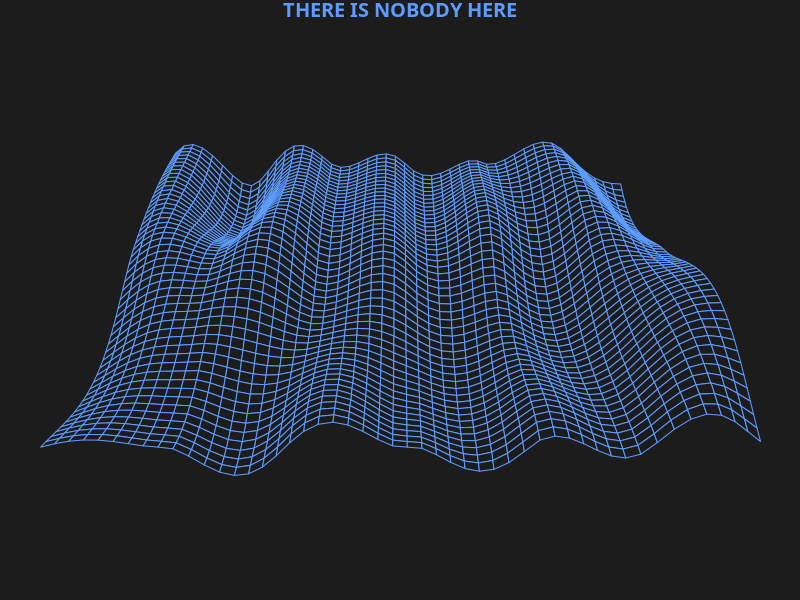
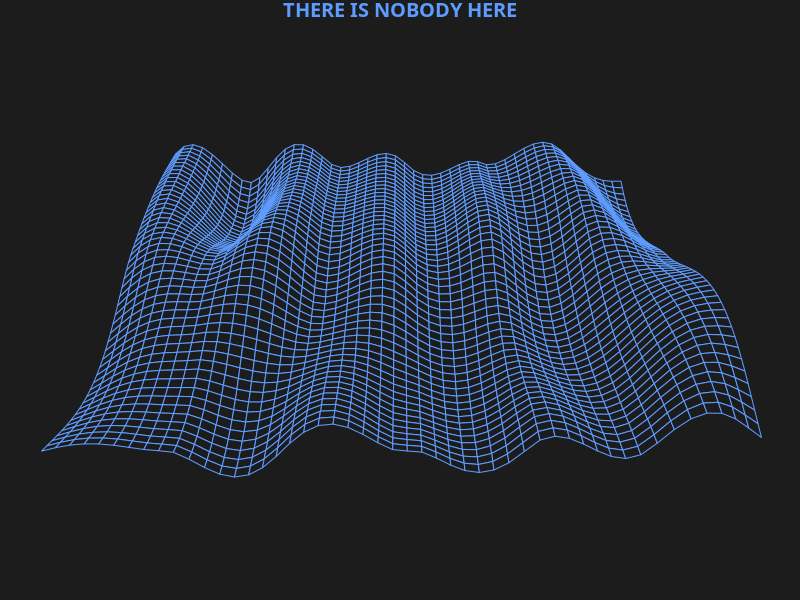
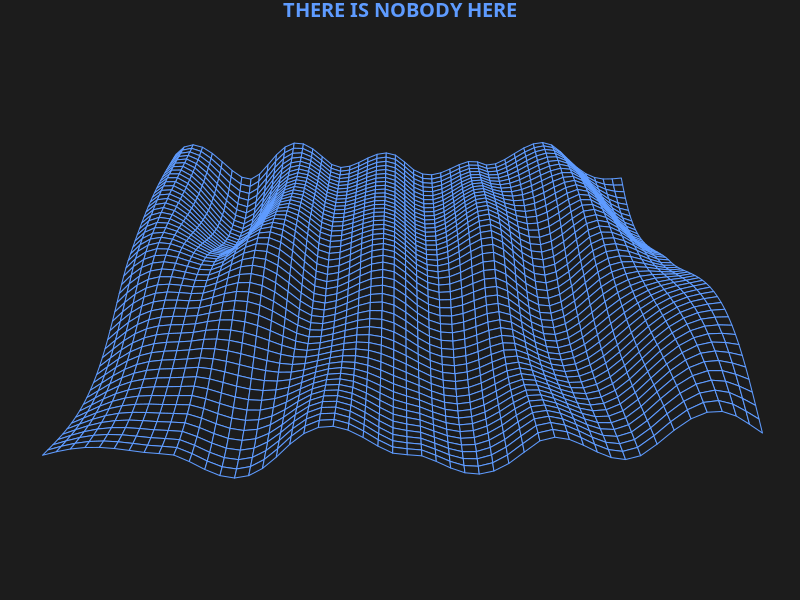
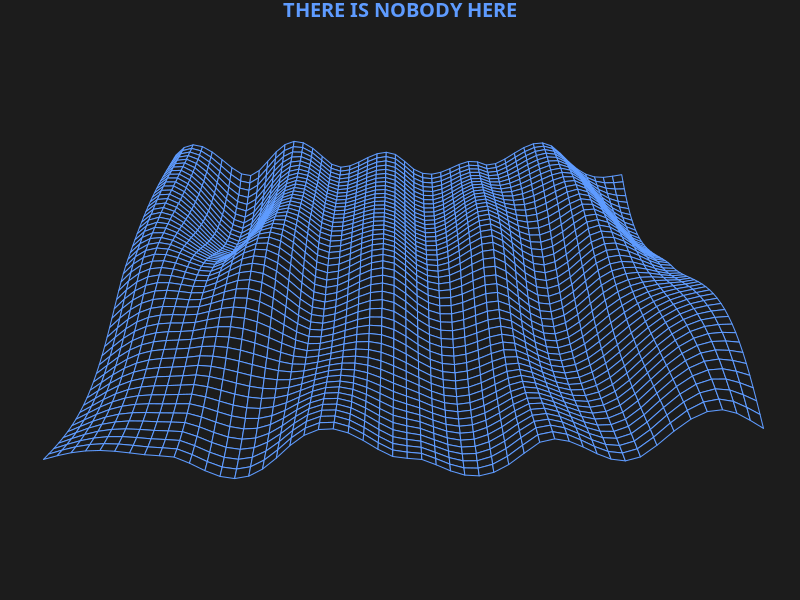
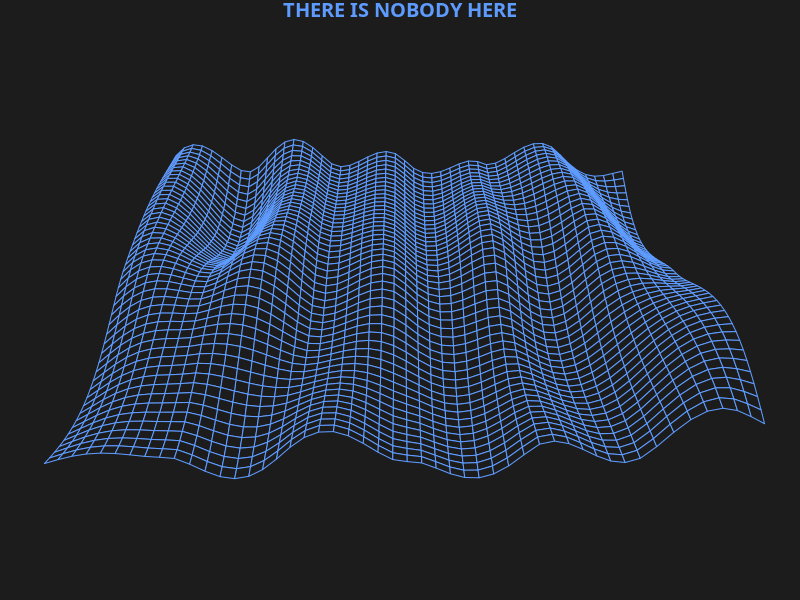
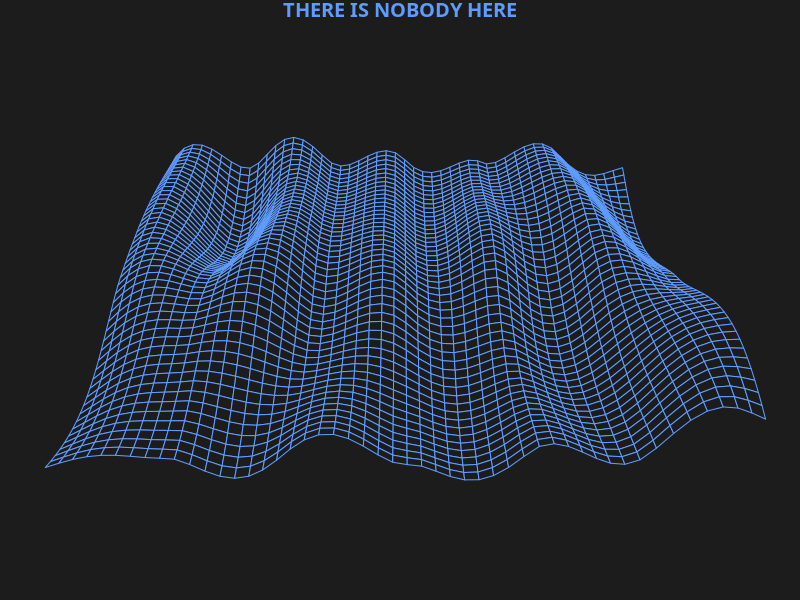
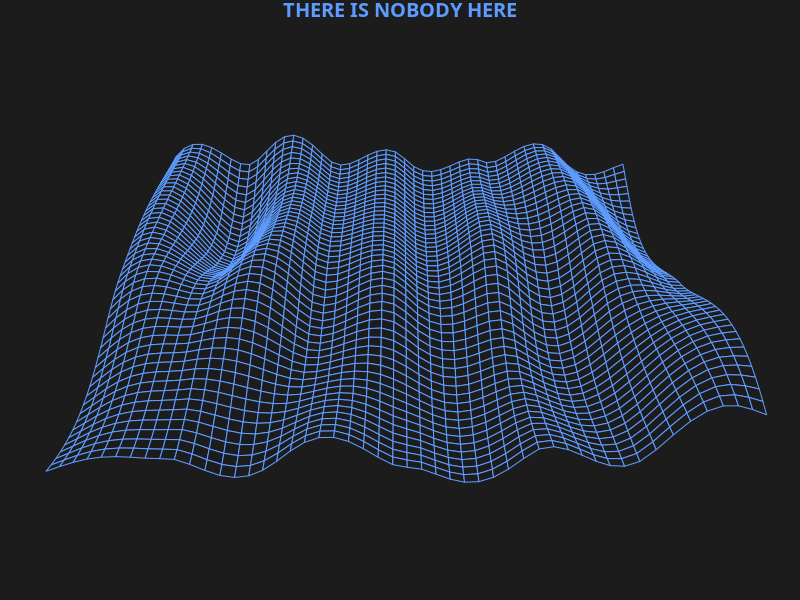
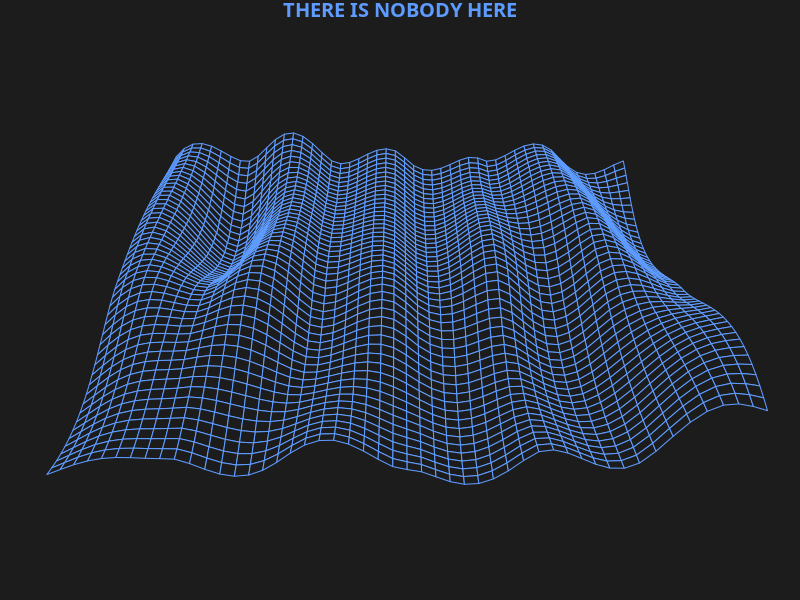

These charts were generated, in order, by the following R code: (Note: this script raises an error after producing the figures.)
# === 3D plots ======================================================

### Perlin noise generation
perlin_noise <- function(
    n = 5,   m = 7,    # Size of the grid for the vector field
    N = 100, M = 100   # Dimension of the image
) {
    # For each point on this n*m grid, choose a unit 1 vector
    vector_field <- apply(
        array( rnorm( 2 * n * m ), dim = c(2,n,m) ),
        2:3,
        function(u) u / sqrt(sum(u^2))
    )
    f <- function(x,y) {
        # Find the grid cell in which the point (x,y) is
        i <- floor(x)
        j <- floor(y)
        stopifnot( i >= 1 || j >= 1 || i < n || j < m )
        # The 4 vectors, from the vector field, at the vertices of the square
        v1 <- vector_field[,i,j]
        v2 <- vector_field[,i+1,j]
        v3 <- vector_field[,i,j+1]
        v4 <- vector_field[,i+1,j+1]
        # Vectors from the point to the vertices
        u1 <- c(x,y) - c(i,j)
        u2 <- c(x,y) - c(i+1,j)
        u3 <- c(x,y) - c(i,j+1)
        u4 <- c(x,y) - c(i+1,j+1)
        # Scalar products
        a1 <- sum( v1 * u1 )
        a2 <- sum( v2 * u2 )
        a3 <- sum( v3 * u3 )
        a4 <- sum( v4 * u4 )
        # Weighted average of the scalar products
        s <- function(p) 3 * p^2 - 2 * p^3
        p <- s( x - i )
        q <- s( y - j )
        b1 <- (1-p)*a1 + p*a2
        b2 <- (1-p)*a3 + p*a4
        (1-q) * b1 + q * b2
    }
    xs <- seq(from = 1, to = n, length = N+1)[-(N+1)]
    ys <- seq(from = 1, to = m, length = M+1)[-(M+1)]
    outer( xs, ys, Vectorize(f) )
}

### Random number matrix
randMat <- function(v, s) {
    matrix(
        data = sample(
            x = v,
            size = s,
            replace = TRUE
        ),
        nrow = sqrt(s),
        ncol = sqrt(s)
    )
}


## Parameters
N = 50
M = 400
perl <- perlin_noise(N = N, M = M, n = 7, m = 15)
x <- seq_len(N)
y <- seq_len(M)
z <- perl * 10


## Perspective function (iterate)
iter <- M - 50
for (i in seq(0, iter)) {
    cat("Processing file:", sprintf(paste0("%0", nchar(iter), "d"), i), "\n")
    png(
        filename = paste0(
            "perl_",
            sprintf(paste0("%0", nchar(iter), "d"), i),
            ".png"
        ), res = 150, height = 4, width = 4, units = "in"
    )
    par(bg = "#1c1c1c", mar = c(0, 0, 1, 0))
    persp(
        x = x[seq(1, N)],
        y = y[seq(1 + i, 50 + i)],
        z = z[seq(1, N), seq(1 + i, 50 + i)],
        box = FALSE,
        phi = 30,
        scale = FALSE,
        ltheta = -120,
        border = "#5e9bff",
        col = "#1c1c1c",
        col.main = "#5e9bff",
        main = "THERE IS NOBODY HERE",
        family = "VCR OSD Mono"
    )
    dev.off()
}


## Make gif
list.files(pattern = "*.png", full.names = T) %>%
    map(image_read) %>% # reads each path file
    image_join() %>% # joins image
    image_animate(fps = 25) %>% # animates, can opt for number of loops
    image_write("perlin_noise.gif") # write to current dir
